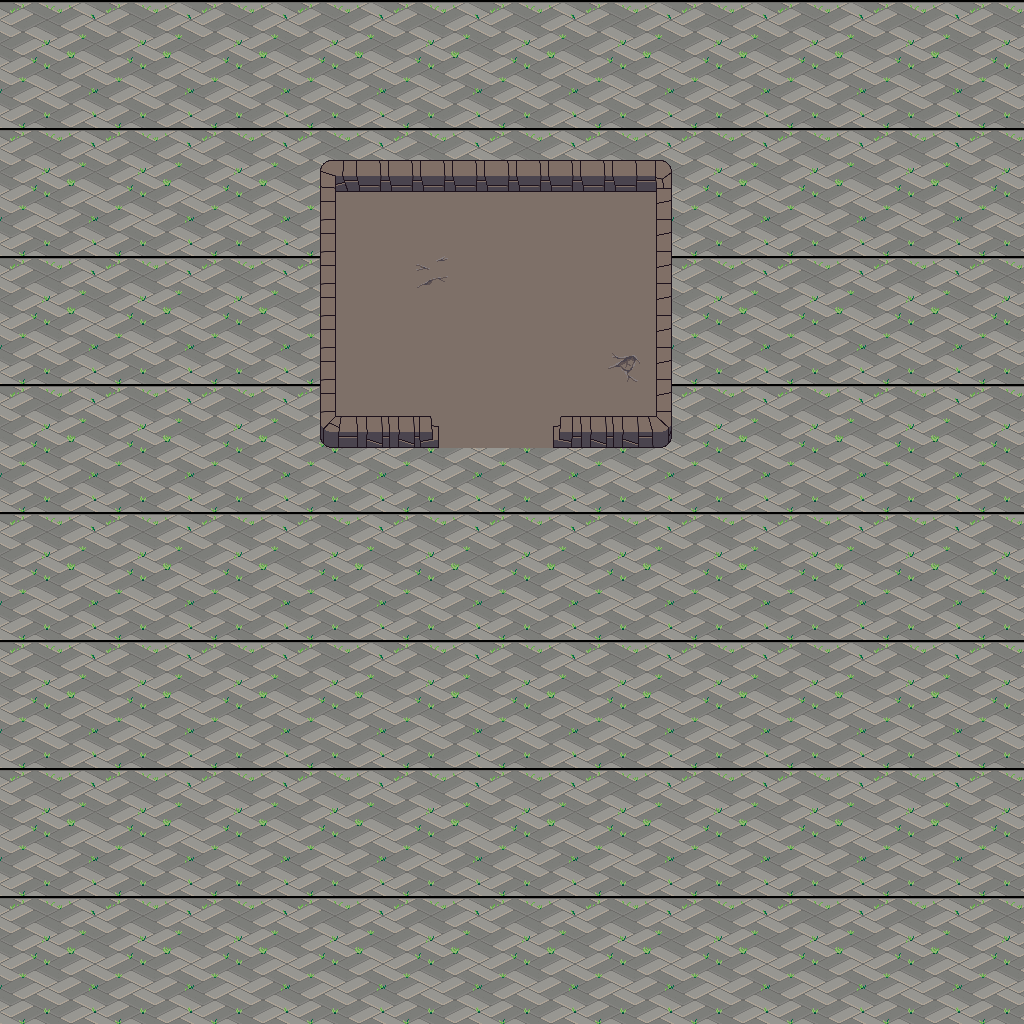

Below is a game level as drawn by its tile map, then a one-line description and the .tmx that defines it (tile-layer data replaced by summaries):
An orthogonal 32x32 tile map with 32x32 px tiles, 3 tile layers (bottomLayer1, middleLayer1, topLayer1).

<map version="1.0" tiledversion="1.0.3" orientation="orthogonal" renderorder="right-down" width="32" height="32" tilewidth="32" tileheight="32" nextobjectid="1">
 <tileset firstgid="1" source="map2-tileset1.tsx" />
 <layer name="bottomLayer1" width="32" height="32">
  <properties>
   <property name="level" type="int" value="0" />
  </properties>
  <data>[1024 cells, 1024 non-empty, 15 distinct tile ids]</data>
 </layer>
 <layer name="middleLayer1" width="32" height="32">
  <properties>
   <property name="level" type="int" value="1" />
  </properties>
  <data>[1024 cells, 33 non-empty, 10 distinct tile ids]</data>
 </layer>
 <layer name="topLayer1" width="32" height="32">
  <properties>
   <property name="level" type="int" value="2" />
  </properties>
  <data>[1024 cells, 0 non-empty, 0 distinct tile ids]</data>
 </layer>
</map>
